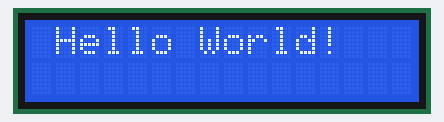
A sketch run on a simulated Arduino Uno, built with avr-gcc and run on an emulated ATmega328P. Shown: 16×2 character LCD.

Above: at 0.1 s.
At 4.5 s:
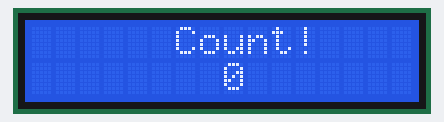
At 6.5 s:
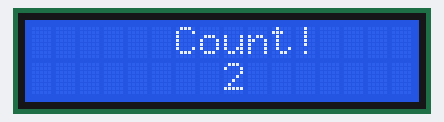
At 8.5 s:
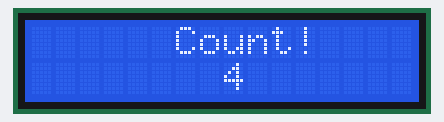
At 10.5 s:
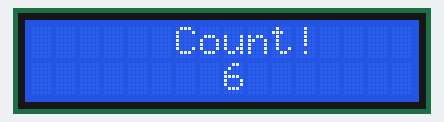
At 13.5 s:
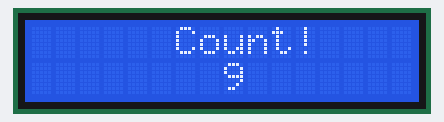

Measured:
- by itself, everything shown: repeats every 10.0 s, in 10 steps
- what the display in image 1 shows lasts 1.0 s, from 4.5 s to 5.5 s

The sketch:

lcdtest.ino
```cpp
// include the library code:
#include <LiquidCrystal.h>
// initialize the library by associating any needed LCD interface pin
// with the arduino pin number it is connected to
const int rs = 12, en = 11, d4 = 2, d5 = 3, d6 = 4, d7 = 5;
LiquidCrystal lcd(13,12,11,10,9,8);
void setup() {
  // set up the LCD's number of columns and rows:
  lcd.begin(16, 2);
  // Print a message to the LCD.
  lcd.print(" Hello World!");
  delay(2000);
  for (int positionCounter = 0; positionCounter < 16; positionCounter++) {
    // scroll one position right:
    lcd.scrollDisplayRight();
    // wait a bit:
    delay(150);
  }
  lcd.clear();
  lcd.setCursor(6, 0);
  lcd.print("Count!");
  // print the number of seconds since reset:
}
void loop() {
  for (int i = 0; i < 10; i ++)
  {
    lcd.setCursor(8, 1);
    // print the number of seconds since reset:
    lcd.print(i);
    delay(1000);
  }
}
```
